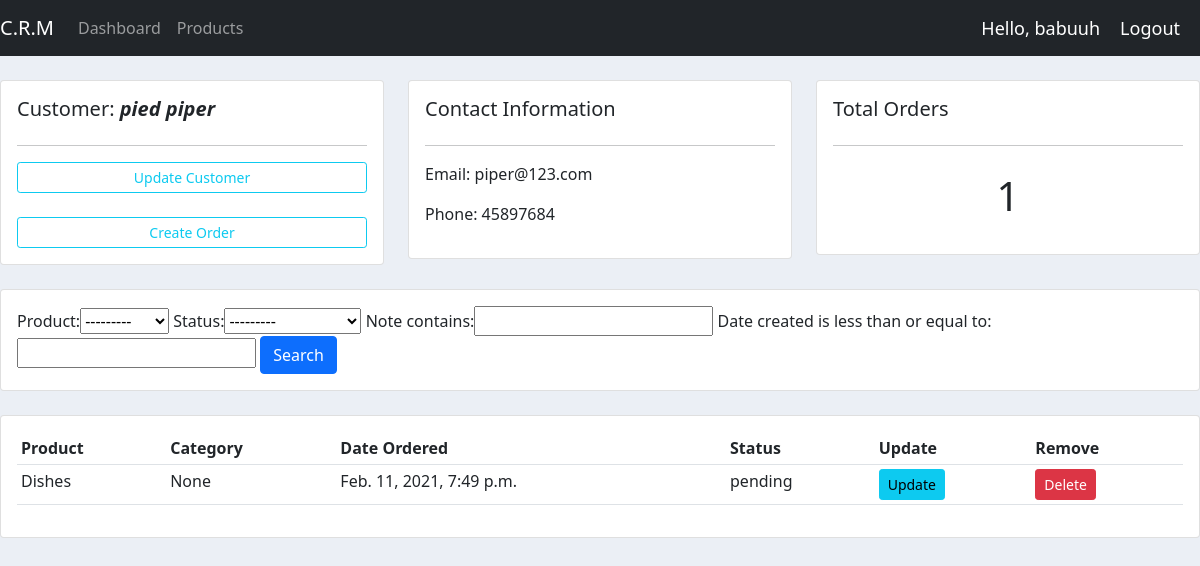
/customers/2/ (signed in), run on the app's committed database.
### accounts/models.py (models this page shows, shortened)
class Customer(models.Model):
    user = models.OneToOneField(
        User, null=True, blank=True, on_delete=models.CASCADE)
    name = models.CharField(max_length=200, null=True)
    email = models.CharField(max_length=200, null=True)
    phone = models.CharField(max_length=200, null=True)
    date_created = models.DateTimeField(auto_now_add=True, null=True)
    profile_pic = models.ImageField(
        default="avatar.jpg", null=True, blank=True)

class Order(models.Model):
    STATUS = (
        ('delivered', 'delivered'),
        ('out for delivery', 'out for delivery'),
        ('pending', 'pending'),
    )
    customer = models.ForeignKey(
        Customer, null=True, on_delete=models.SET_NULL)
    product = models.ForeignKey(Product, null=True, on_delete=models.SET_NULL)
    date_created = models.DateTimeField(auto_now_add=True, null=True)
    status = models.CharField(max_length=200, null=True, choices=STATUS)
    note = models.CharField(max_length=200, null=True)

class Product(models.Model):
    CATEGORY = (
        ('indoor', 'indoor'),
        ('outdoor', 'outdoor'),
    )
    name = models.CharField(max_length=200, null=True)
    price = models.FloatField()
    category = models.CharField(max_length=200, null=True, choices=CATEGORY)
    description = models.CharField(max_length=200, null=True, blank=True)
    date_created = models.DateTimeField(auto_now_add=True, null=True)
    tags = models.ManyToManyField(Tag)
    def __str__(self):
        return str(self.name)

### accounts/decorators.py (the view)
        def wrapper_func(request, *args, **kwargs):
            group = None
            if request.user.groups.exists():
                group = request.user.groups.all()[0].name
            if group in allowed_roles:
                return view_func(request, *args, **kwargs)
            else:
                return HttpResponse('You are not authorized to view this pa(ge')
            return view_func(request, *args, **kwargs)

### accounts/views.py (called while the page is built)
@login_required(login_url='login')
@allowed_users(allowed_roles=['admin'])
def customers(request, pk):
    customer = Customer.objects.get(id=pk)
    orders = customer.order_set.all()
    orders_count = orders.count()
    myFilter = OrderFilter(request.GET, queryset=orders)
    orders = myFilter.qs
    context = {'customer': customer, 'orders': orders,
               'orders_count': orders_count, 'myFilter': myFilter}
    return render(request, 'accounts/customer.html', context)

### accounts/templates/accounts/customer.html
{% extends 'accounts/base.html' %}
{% block content %}
<br>
<div class="row">
    <div class="col-md">
        <div class="card card-body">
            <h5>Customer: <strong><i>{{ customer.name }}</i></strong></h5>
            <hr>
            <a class="btn btn-outline-info  btn-sm btn-block" href="">Update Customer</a><br>
            <a class="btn btn-outline-info btn-sm btn-block" href="{% url 'create_order' customer.id  %}">Create Order</a>
        </div>
    </div>
    <div class="col-md">
        <div class="card card-body">
            <h5>Contact Information</h5>
            <hr>
            <p>Email: {{customer.email}} </p>
            <p>Phone: {{customer.phone}} </p>
        </div>
    </div>
    <div class="col-md">
        <div class="card card-body">
            <h5>Total Orders</h5>
            <hr>
            <h1 style="text-align: center;padding: 10px">{{orders_count}}</h1>
        </div>
    </div>
</div>
<br>
<div class="row">
    <div class="col">
        <div class="card card-body">
            <form method="get">
                {{ myFilter.form }}
                <button class="btn btn-primary" type="submit">Search</button>
            </form>
        </div>
    </div>
</div>
<br>
<div class="row">
    <div class="col-md">
        <div class="card card-body">
            <table class="table table-sm">
                <tr>
                    <th>Product</th>
                    <th>Category</th>
                    <th>Date Ordered</th>
                    <th>Status</th>
                    <th>Update</th>
                    <th>Remove</th>
                </tr>
                {% for order in orders %}
                    <tr>
                        <td>{{ order.product }}</td>
                        <td>{{ order.note }}</td>
                        <td>{{ order.date_created }}</td>
                        <td>{{ order.status }}</td>
                        <td><a class="btn btn-sm btn-info" href="{% url 'update_order' order.id %}">Update</a></td>
                        <td><a class="btn btn-sm btn-danger" href="{% url 'delete_order' order.id %}">Delete</a></td>
                    </tr>
                {% endfor %}
            </table>
        </div>
    </div>
</div>
{% endblock %}

### accounts/templates/accounts/navbar.html (shortened to what this page needs)
{% load static %}
<nav class="navbar navbar-expand-lg navbar-dark bg-dark">
    <a class="navbar-brand" href="#">C.R.M</a>
    <div class="collapse navbar-collapse" id="navbarNav">
      <ul class="navbar-nav">
        {% if request.user.is_staff %}
        <li class="nav-item active">
          <a class="nav-link" href="{% url 'home' %}">Dashboard</a>
        </li>
        <li class="nav-item">
          <a class="nav-link" href="{% url 'products' %}">Products</a>
        </li>
        {% else %}
        <li class="nav-item">
          <a class="nav-link" href="{% url 'settings' %}">Settings</a>
        </li>
        {% endif %}
      </ul>
    </div>
    <span id="hello-msg">Hello, {{ request.user }} </span>
    <span ><a id="hello-msg" href="{% url 'logout' %}">Logout</a></span>
  </nav>

### static/css/main.css (style rules this page uses)
body { background-color: #ebeff5; }

### accounts/templates/accounts/navbar.html (style rules this page uses)
#hello-msg { color: #fff; margin-right: 20px; font-size: 18px; text-decoration: none; }

### data on the page
Customer: name "pied piper", email "piper@123.com", phone "45897684"
Order: product "Dishes", note "None", date_created "Feb. 11, 2021, 7:49 p.m.", status "pending"

### other printed values
{{ request.user }} "babuuh"
{{ orders_count }} "1"
